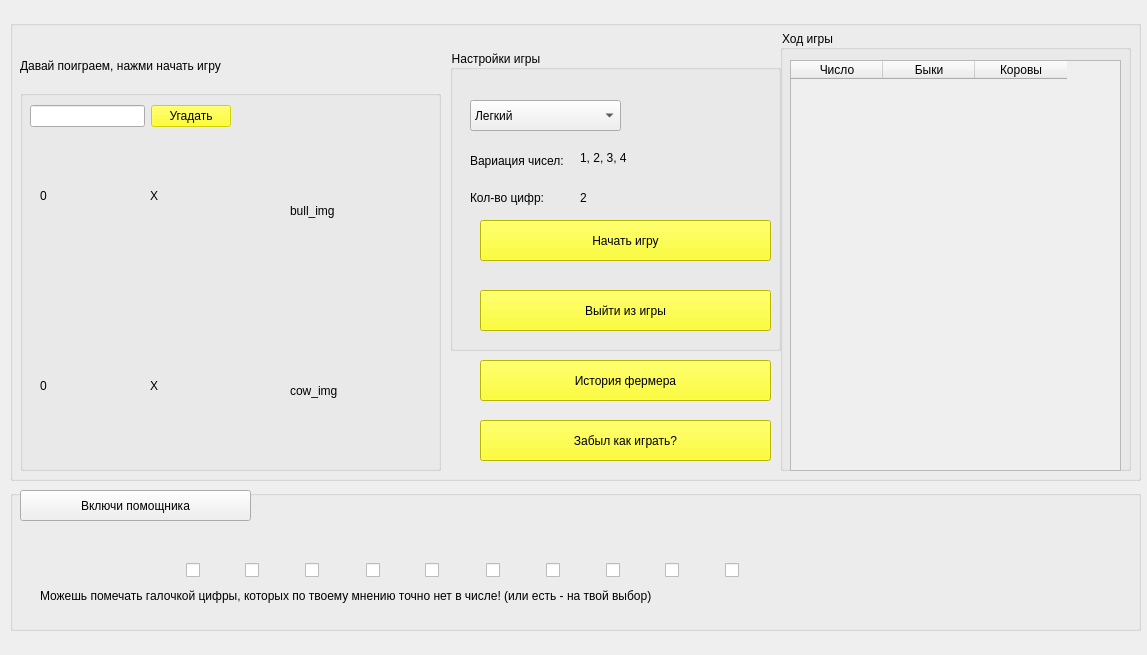
<?xml version="1.0" encoding="UTF-8"?>
<ui version="4.0">
 <class>Form</class>
 <widget class="QWidget" name="Form">
  <property name="geometry">
   <rect>
    <x>0</x>
    <y>0</y>
    <width>1147</width>
    <height>655</height>
   </rect>
  </property>
  <property name="windowTitle">
   <string>Form</string>
  </property>
  <property name="styleSheet">
   <string notr="true"/>
  </property>
  <widget class="QGroupBox" name="main_window_of_app">
   <property name="geometry">
    <rect>
     <x>10</x>
     <y>20</y>
     <width>1131</width>
     <height>461</height>
    </rect>
   </property>
   <property name="styleSheet">
    <string notr="true">color: rgb(0, 0, 0);</string>
   </property>
   <property name="title">
    <string/>
   </property>
   <widget class="QLabel" name="win_img">
    <property name="geometry">
     <rect>
      <x>80</x>
      <y>120</y>
      <width>301</width>
      <height>301</height>
     </rect>
    </property>
    <property name="text">
     <string/>
    </property>
   </widget>
   <widget class="QLabel" name="action_label">
    <property name="geometry">
     <rect>
      <x>10</x>
      <y>10</y>
      <width>431</width>
      <height>71</height>
     </rect>
    </property>
    <property name="styleSheet">
     <string notr="true">font: 75 18pt &quot;Comic Sans MS&quot;;</string>
    </property>
    <property name="text">
     <string>Давай поиграем, нажми начать игру</string>
    </property>
   </widget>
   <widget class="QGroupBox" name="screen_of_game">
    <property name="geometry">
     <rect>
      <x>10</x>
      <y>70</y>
      <width>421</width>
      <height>381</height>
     </rect>
    </property>
    <property name="styleSheet">
     <string notr="true"/>
    </property>
    <property name="title">
     <string/>
    </property>
    <widget class="QWidget" name="layoutWidget_2">
     <property name="geometry">
      <rect>
       <x>10</x>
       <y>10</y>
       <width>201</width>
       <height>33</height>
      </rect>
     </property>
     <layout class="QHBoxLayout" name="horizontalLayout_2">
      <item>
       <widget class="QLineEdit" name="input_choice"/>
      </item>
      <item>
       <widget class="QPushButton" name="guess_btn">
        <property name="enabled">
         <bool>false</bool>
        </property>
        <property name="styleSheet">
         <string notr="true">font: 75 12pt &quot;Comic Sans MS&quot;;
background-color: rgb(255, 255, 0);</string>
        </property>
        <property name="text">
         <string>Угадать</string>
        </property>
       </widget>
      </item>
     </layout>
    </widget>
    <widget class="QLabel" name="cow_img">
     <property name="geometry">
      <rect>
       <x>270</x>
       <y>230</y>
       <width>141</width>
       <height>141</height>
      </rect>
     </property>
     <property name="text">
      <string>cow_img</string>
     </property>
    </widget>
    <widget class="QLabel" name="bull_img">
     <property name="geometry">
      <rect>
       <x>270</x>
       <y>50</y>
       <width>141</width>
       <height>141</height>
      </rect>
     </property>
     <property name="styleSheet">
      <string notr="true"/>
     </property>
     <property name="text">
      <string>bull_img</string>
     </property>
    </widget>
    <widget class="QLabel" name="X_img">
     <property name="geometry">
      <rect>
       <x>130</x>
       <y>70</y>
       <width>71</width>
       <height>71</height>
      </rect>
     </property>
     <property name="text">
      <string>X</string>
     </property>
    </widget>
    <widget class="QLabel" name="X_img2">
     <property name="geometry">
      <rect>
       <x>130</x>
       <y>260</y>
       <width>71</width>
       <height>71</height>
      </rect>
     </property>
     <property name="text">
      <string>X</string>
     </property>
    </widget>
    <widget class="QLabel" name="bull_label">
     <property name="geometry">
      <rect>
       <x>20</x>
       <y>70</y>
       <width>71</width>
       <height>71</height>
      </rect>
     </property>
     <property name="styleSheet">
      <string notr="true">font: 87 28pt &quot;Arial Black&quot;;</string>
     </property>
     <property name="text">
      <string>0</string>
     </property>
    </widget>
    <widget class="QLabel" name="cow_label">
     <property name="geometry">
      <rect>
       <x>20</x>
       <y>260</y>
       <width>71</width>
       <height>71</height>
      </rect>
     </property>
     <property name="styleSheet">
      <string notr="true">font: 87 28pt &quot;Arial Black&quot;;</string>
     </property>
     <property name="text">
      <string>0</string>
     </property>
    </widget>
   </widget>
   <widget class="QGroupBox" name="groupBox_3">
    <property name="geometry">
     <rect>
      <x>770</x>
      <y>10</y>
      <width>351</width>
      <height>441</height>
     </rect>
    </property>
    <property name="styleSheet">
     <string notr="true">font: 12pt &quot;Comic Sans MS&quot;;</string>
    </property>
    <property name="title">
     <string>Ход игры</string>
    </property>
    <widget class="QTableWidget" name="tableWidget">
     <property name="enabled">
      <bool>false</bool>
     </property>
     <property name="geometry">
      <rect>
       <x>10</x>
       <y>30</y>
       <width>331</width>
       <height>411</height>
      </rect>
     </property>
     <property name="styleSheet">
      <string notr="true">font: 12pt &quot;Comic Sans MS&quot;;</string>
     </property>
     <property name="horizontalScrollBarPolicy">
      <enum>Qt::ScrollBarAlwaysOff</enum>
     </property>
     <property name="autoScroll">
      <bool>true</bool>
     </property>
     <property name="editTriggers">
      <set>QAbstractItemView::NoEditTriggers</set>
     </property>
     <property name="tabKeyNavigation">
      <bool>false</bool>
     </property>
     <property name="dragEnabled">
      <bool>true</bool>
     </property>
     <property name="defaultDropAction">
      <enum>Qt::IgnoreAction</enum>
     </property>
     <property name="alternatingRowColors">
      <bool>false</bool>
     </property>
     <attribute name="horizontalHeaderMinimumSectionSize">
      <number>92</number>
     </attribute>
     <attribute name="horizontalHeaderDefaultSectionSize">
      <number>92</number>
     </attribute>
     <column>
      <property name="text">
       <string>Число</string>
      </property>
     </column>
     <column>
      <property name="text">
       <string>Быки</string>
      </property>
     </column>
     <column>
      <property name="text">
       <string>Коровы</string>
      </property>
     </column>
    </widget>
   </widget>
   <widget class="QGroupBox" name="groupBox_4">
    <property name="enabled">
     <bool>true</bool>
    </property>
    <property name="geometry">
     <rect>
      <x>440</x>
      <y>30</y>
      <width>331</width>
      <height>301</height>
     </rect>
    </property>
    <property name="styleSheet">
     <string notr="true">font: 12pt &quot;Comic Sans MS&quot;;</string>
    </property>
    <property name="title">
     <string>Настройки игры</string>
    </property>
    <widget class="QComboBox" name="difficulty_select">
     <property name="enabled">
      <bool>true</bool>
     </property>
     <property name="geometry">
      <rect>
       <x>20</x>
       <y>50</y>
       <width>151</width>
       <height>31</height>
      </rect>
     </property>
     <item>
      <property name="text">
       <string>Легкий</string>
      </property>
     </item>
     <item>
      <property name="text">
       <string>Средний</string>
      </property>
     </item>
     <item>
      <property name="text">
       <string>Сложный</string>
      </property>
     </item>
     <item>
      <property name="text">
       <string>Очень сложный</string>
      </property>
     </item>
    </widget>
    <widget class="QLabel" name="digit_capacity_label">
     <property name="geometry">
      <rect>
       <x>130</x>
       <y>140</y>
       <width>51</width>
       <height>16</height>
      </rect>
     </property>
     <property name="text">
      <string>2</string>
     </property>
    </widget>
    <widget class="QLabel" name="label_5">
     <property name="geometry">
      <rect>
       <x>20</x>
       <y>140</y>
       <width>101</width>
       <height>16</height>
      </rect>
     </property>
     <property name="styleSheet">
      <string notr="true">font: 10pt &quot;Comic Sans MS&quot;;</string>
     </property>
     <property name="text">
      <string>Кол-во цифр:</string>
     </property>
    </widget>
    <widget class="QLabel" name="label_3">
     <property name="geometry">
      <rect>
       <x>20</x>
       <y>100</y>
       <width>101</width>
       <height>21</height>
      </rect>
     </property>
     <property name="styleSheet">
      <string notr="true">font: 10pt &quot;Comic Sans MS&quot;;</string>
     </property>
     <property name="text">
      <string>Вариация чисел:</string>
     </property>
    </widget>
    <widget class="QPushButton" name="start_game_btn">
     <property name="geometry">
      <rect>
       <x>30</x>
       <y>170</y>
       <width>291</width>
       <height>41</height>
      </rect>
     </property>
     <property name="styleSheet">
      <string notr="true">background-color: rgb(255, 255, 0);
font: 16pt &quot;Comic Sans MS&quot;;</string>
     </property>
     <property name="text">
      <string>Начать игру</string>
     </property>
    </widget>
    <widget class="QPushButton" name="finish_game_btn">
     <property name="geometry">
      <rect>
       <x>30</x>
       <y>240</y>
       <width>291</width>
       <height>41</height>
      </rect>
     </property>
     <property name="styleSheet">
      <string notr="true">background-color: rgb(255, 255, 0);
font: 16pt &quot;Comic Sans MS&quot;;</string>
     </property>
     <property name="text">
      <string>Выйти из игры</string>
     </property>
    </widget>
    <widget class="QLabel" name="variable_numbers_label">
     <property name="geometry">
      <rect>
       <x>130</x>
       <y>100</y>
       <width>181</width>
       <height>16</height>
      </rect>
     </property>
     <property name="text">
      <string>1, 2, 3, 4</string>
     </property>
    </widget>
   </widget>
   <widget class="QPushButton" name="history_btn">
    <property name="geometry">
     <rect>
      <x>470</x>
      <y>340</y>
      <width>291</width>
      <height>41</height>
     </rect>
    </property>
    <property name="styleSheet">
     <string notr="true">background-color: rgb(255, 255, 0);
font: 16pt &quot;Comic Sans MS&quot;;</string>
    </property>
    <property name="text">
     <string>История фермера</string>
    </property>
   </widget>
   <widget class="QPushButton" name="how_to_play_btn">
    <property name="geometry">
     <rect>
      <x>470</x>
      <y>400</y>
      <width>291</width>
      <height>41</height>
     </rect>
    </property>
    <property name="styleSheet">
     <string notr="true">background-color: rgb(255, 255, 0);
font: 16pt &quot;Comic Sans MS&quot;;</string>
    </property>
    <property name="text">
     <string>Забыл как играть?</string>
    </property>
   </widget>
   <zorder>win_img</zorder>
   <zorder>screen_of_game</zorder>
   <zorder>action_label</zorder>
   <zorder>groupBox_3</zorder>
   <zorder>groupBox_4</zorder>
   <zorder>history_btn</zorder>
   <zorder>how_to_play_btn</zorder>
  </widget>
  <widget class="QLabel" name="background_game">
   <property name="geometry">
    <rect>
     <x>-10</x>
     <y>-10</y>
     <width>1221</width>
     <height>661</height>
    </rect>
   </property>
   <property name="text">
    <string/>
   </property>
  </widget>
  <widget class="QGroupBox" name="draft">
   <property name="geometry">
    <rect>
     <x>10</x>
     <y>490</y>
     <width>1131</width>
     <height>141</height>
    </rect>
   </property>
   <property name="styleSheet">
    <string notr="true">font: 12pt &quot;Comic Sans MS&quot;;</string>
   </property>
   <property name="title">
    <string/>
   </property>
   <widget class="QPushButton" name="draft_btn">
    <property name="geometry">
     <rect>
      <x>10</x>
      <y>0</y>
      <width>231</width>
      <height>31</height>
     </rect>
    </property>
    <property name="tabletTracking">
     <bool>false</bool>
    </property>
    <property name="text">
     <string>Включи помощника</string>
    </property>
   </widget>
   <widget class="QLabel" name="numbers_of_draft">
    <property name="geometry">
     <rect>
      <x>180</x>
      <y>30</y>
      <width>941</width>
      <height>31</height>
     </rect>
    </property>
    <property name="styleSheet">
     <string notr="true"/>
    </property>
    <property name="text">
     <string/>
    </property>
   </widget>
   <widget class="QCheckBox" name="n0">
    <property name="geometry">
     <rect>
      <x>176</x>
      <y>70</y>
      <width>20</width>
      <height>20</height>
     </rect>
    </property>
    <property name="text">
     <string/>
    </property>
   </widget>
   <widget class="QCheckBox" name="n1">
    <property name="geometry">
     <rect>
      <x>235</x>
      <y>70</y>
      <width>21</width>
      <height>20</height>
     </rect>
    </property>
    <property name="text">
     <string/>
    </property>
    <property name="checked">
     <bool>false</bool>
    </property>
   </widget>
   <widget class="QCheckBox" name="n2">
    <property name="geometry">
     <rect>
      <x>295</x>
      <y>70</y>
      <width>21</width>
      <height>20</height>
     </rect>
    </property>
    <property name="text">
     <string/>
    </property>
   </widget>
   <widget class="QCheckBox" name="n3">
    <property name="geometry">
     <rect>
      <x>356</x>
      <y>70</y>
      <width>20</width>
      <height>20</height>
     </rect>
    </property>
    <property name="text">
     <string/>
    </property>
   </widget>
   <widget class="QCheckBox" name="n4">
    <property name="geometry">
     <rect>
      <x>415</x>
      <y>70</y>
      <width>21</width>
      <height>20</height>
     </rect>
    </property>
    <property name="text">
     <string/>
    </property>
   </widget>
   <widget class="QCheckBox" name="n5">
    <property name="geometry">
     <rect>
      <x>476</x>
      <y>70</y>
      <width>20</width>
      <height>20</height>
     </rect>
    </property>
    <property name="text">
     <string/>
    </property>
   </widget>
   <widget class="QCheckBox" name="n6">
    <property name="geometry">
     <rect>
      <x>536</x>
      <y>70</y>
      <width>20</width>
      <height>20</height>
     </rect>
    </property>
    <property name="text">
     <string/>
    </property>
   </widget>
   <widget class="QCheckBox" name="n7">
    <property name="geometry">
     <rect>
      <x>596</x>
      <y>70</y>
      <width>20</width>
      <height>20</height>
     </rect>
    </property>
    <property name="text">
     <string/>
    </property>
   </widget>
   <widget class="QCheckBox" name="n8">
    <property name="geometry">
     <rect>
      <x>655</x>
      <y>70</y>
      <width>21</width>
      <height>20</height>
     </rect>
    </property>
    <property name="text">
     <string/>
    </property>
   </widget>
   <widget class="QCheckBox" name="n9">
    <property name="geometry">
     <rect>
      <x>715</x>
      <y>70</y>
      <width>21</width>
      <height>20</height>
     </rect>
    </property>
    <property name="text">
     <string/>
    </property>
   </widget>
   <widget class="QLabel" name="info_draft">
    <property name="geometry">
     <rect>
      <x>30</x>
      <y>90</y>
      <width>1141</width>
      <height>31</height>
     </rect>
    </property>
    <property name="text">
     <string>Можешь помечать галочкой цифры, которых по твоему мнению точно нет в числе! (или есть - на твой выбор)</string>
    </property>
   </widget>
  </widget>
  <zorder>background_game</zorder>
  <zorder>main_window_of_app</zorder>
  <zorder>draft</zorder>
 </widget>
 <resources/>
 <connections/>
</ui>
